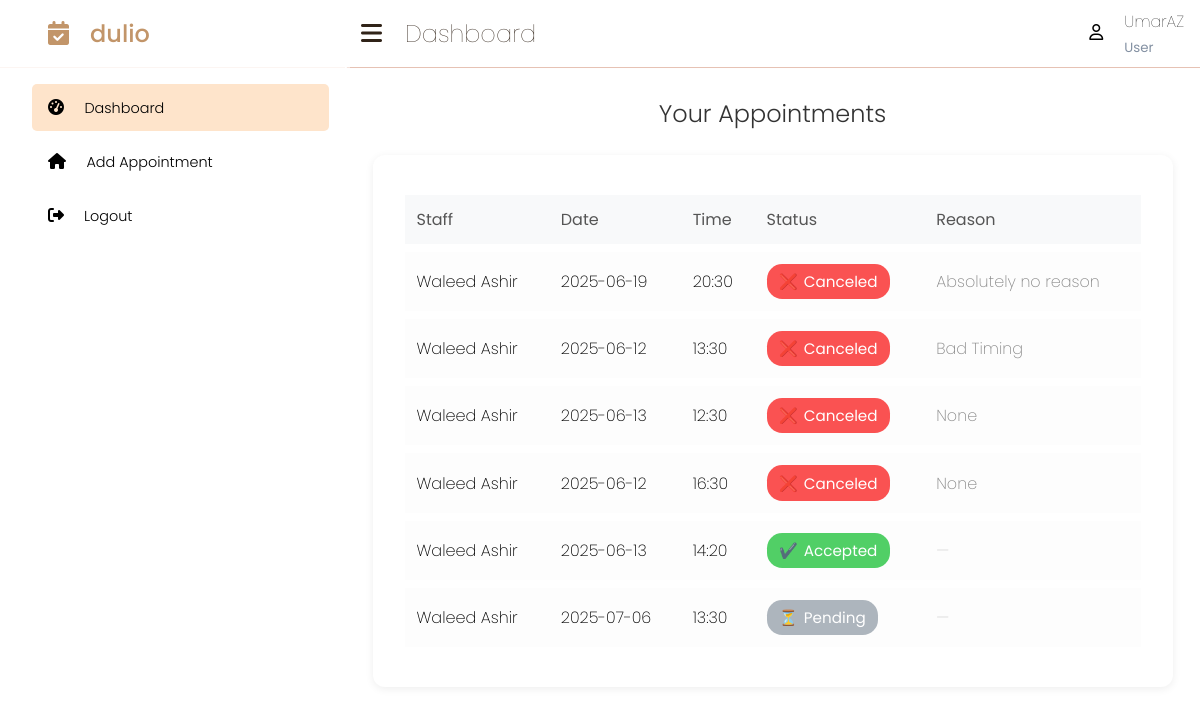
/client_dashboard (signed in), run on an earlier commit of the app's database.
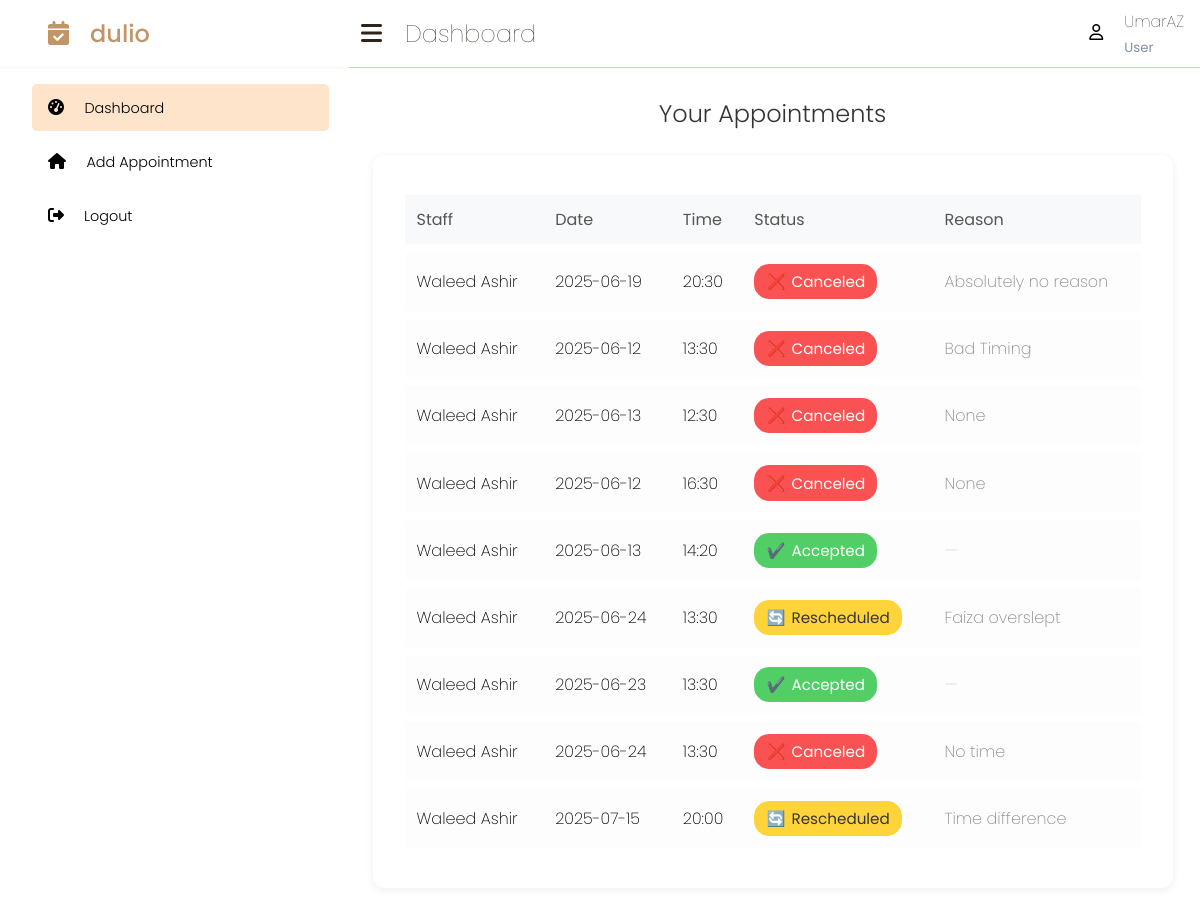
And on a later commit of the database.
### app/models.py (models this page shows, shortened)
class User(db.Model, UserMixin):
    id = db.Column(db.Integer, primary_key=True)
    username = db.Column(db.String(100), unique=True, nullable=False)
    password = db.Column(db.String(100))
    role = db.Column(db.String(10), nullable=False, default='pending')
    google_id = db.Column(db.String(100), unique=True)
    name = db.Column(db.String(100), unique=True)

class Appointment(db.Model):
    id = db.Column(db.Integer, primary_key=True)
    client_id = db.Column(db.Integer, db.ForeignKey('user.id'), nullable=False)
    client_name = db.Column(db.String(100), nullable=False)
    client_mail = db.Column(db.String(100), nullable=False)
    appointment_date = db.Column(db.String(10), nullable=False)
    appointment_time = db.Column(db.String(5), nullable=False)
    person_name = db.Column(db.String(100), nullable=False)
    status = db.Column(db.String(20), default='pending')  # 'pending', 'accepted', 'rescheduled', 'canceled'
    staff_reason = db.Column(db.String(255))  # Reason for reschedule/cancel

### app/routes.py (the view)
    @app.route('/client_dashboard')
    @login_required
    def client_dashboard():
        if current_user.role != 'client':
            return redirect(url_for('staff_dashboard'))
        appointments = Appointment.query.filter_by(client_id=current_user.id).all()
        client_username = current_user.username
        return render_template('client_dashboard.html', appointments=appointments, client_username=client_username)

### app/templates/client_dashboard.html (shortened to what this page needs)
{% extends 'client_base.html' %}
{% block content %}
<div class="appointments-container">
    <h2 class="appointments-title">Your Appointments</h2>
    <div class="card appointments-card">
        <div class="appointments-table-wrapper">
            <table class="appointments-table">
                <thead>
                    <tr>
                        <th>Staff</th>
                        <th>Date</th>
                        <th>Time</th>
                        <th>Status</th>
                        <th>Reason</th>
                    </tr>
                </thead>
                <tbody>
                {% for appointment in appointments %}
                    <tr>
                        <td>{{ appointment.person_name }}</td>
                        <td>{{ appointment.appointment_date }}</td>
                        <td>{{ appointment.appointment_time }}</td>
                        <td>
                            {% if appointment.status == 'pending' %}
                                <span class="badge badge-secondary">
                                    <span class="badge-icon">⏳</span>Pending
                                </span>
                            {% elif appointment.status == 'accepted' %}
                                <span class="badge badge-success">
                                    <span class="badge-icon">✔️</span>Accepted
                                </span>
                            {% elif appointment.status == 'rescheduled' %}
                                <span class="badge badge-warning">
                                    <span class="badge-icon">🔄</span>Rescheduled
                                </span>
                            {% elif appointment.status == 'canceled' %}
                                <span class="badge badge-danger">
                                    <span class="badge-icon">❌</span>Canceled
                                </span>
                            {% endif %}
                        </td>
                        <td class="appointments-reason">
                            {% if appointment.status in ['rescheduled', 'canceled'] %}
                                {{ appointment.staff_reason }}
                            {% else %}
                                <span class="appointments-reason-empty">—</span>
                            {% endif %}
                        </td>
                    </tr>
                {% endfor %}
                </tbody>
            </table>
        </div>
    </div>
</div>
{% endblock %}

### app/templates/client_base.html (shortened to what this page needs)
<!DOCTYPE html>
<html lang="en">
<head>
    <link rel="stylesheet" href="https://cdnjs.cloudflare.com/ajax/libs/font-awesome/6.7.2/css/all.min.css" />
    <link rel="stylesheet" href="{{ url_for('static', filename='css/style.css') }}">
    <link rel="stylesheet" href="{{ url_for('static', filename='css/styling.css') }}">
</head>
<body>
    <section class="sidebar">
        <div class="sidebar-brand">
            <h2>
                <span><i class="fas fa-calendar-check"></i></span>
                <span>dulio</span>
            </h2>
        </div>
        <div class="sidebar-menu">
            {% block active %}
            <ul>
                <li>
                    <a href="{{ url_for('client_dashboard')}}" class="active" data-content="dashboard">
                        <span><i class="fas fa-tachometer-alt"></i> </span>
                        <span>Dashboard</span>
                    </a>
                </li>
                <li>
                    <a href="{{ url_for('add_appointment') }}" class="nav-link" data-content="clients">
                        <span><i class="fas fa-home"></i> </span>
                        <span>Add Appointment</span>
                    </a>
                </li>
                <li>
                    <a href="{{ url_for('logout') }}">
                        <span><i class="fas fa-sign-out-alt"></i></span>
                        <span>Logout</span>
                    </a>
                </li>
            </ul>
            {% endblock active %}
        </div>
    </section>
    <div class="main-content">
            <header>
                <div class="header-title">
                    <h2>
                        <label for="nav-toggle">
                            <i class="fas fa-bars"></i>
                        </label>
                        Dashboard
                    </h2>
                </div>
                <div class="user-wrapper">
                    <i class="fas fa-user"></i>
                    <div>
                        <h4>{{ client_username }}</h4>
                        <small>User</small>
                    </div>
                </div>
            </header>
{% block content %}
{% endblock content %}
</body>
</html>

### app/static/css/style.css (style rules this page uses)
:root { --main-color: rgb(0, 0, 0); --color-dark: #1d2231; --text-gray: #8390a2; --white: #000000; --sidebar-color: white; --sidebar-active: #ffebd9; --sidebar-active-hover: #e6c2b4; --border-color: #fcf5f2; --main-background: whitesmoke; --sidebar-width: 345px; --sidebar-width-check: 100px; --box-shadow: 2px .5px 1px #e6c2b4; }
* { padding: 0; margin: 0; box-sizing: border-box; list-style: none; text-decoration: none; }
body { font-family: Poppins, sans-serif; }
.sidebar { width: var(--sidebar-width); position: fixed; top: 0; left: 0; height: 100vh; background: var(--sidebar-color); z-index: 100; white-space:nowrap; transition: width 300ms; }
.sidebar-brand { color:rgb(194, 149, 105); padding: 1rem 0rem 1rem 2rem; border-bottom: 1px solid var(--border-color); }
.sidebar-brand span:first-child { padding-left: 1rem; }
.sidebar-brand span { display: inline-block; padding-right: 1rem; font-weight:500; }
.sidebar-menu { margin-top: 1rem; }
.sidebar-menu li { width: 100%; margin-bottom: 0.4rem; padding-left: 2rem; padding-right: 1rem; }
.sidebar-menu a { display: block; font-size: 0.9rem; font-weight: 300; padding: 0.7rem 0; border-radius: 5px; color:rgb(0, 0, 0); transition: background-color 300ms ease; }
.sidebar-menu a.active { background: #fee4cb; color: black; }
.sidebar-menu a span:first-child { font-size: 1rem; padding: 0rem 1rem; }
.main-content { margin-left: var(--sidebar-width); transition: margin-left 300ms; }
header { background:white; display: flex; justify-content: space-between; padding: 1rem 1rem; box-shadow: var(--box-shadow); position: fixed; left: var(--sidebar-width); width: calc(100% - var(--sidebar-width)); top: 0; height:67px; z-index: 100; transition: left 300ms; bottom: #e6c2b4; color: black; }
header h2 { color: #302318; font-weight:100; }
header h2 label { cursor: pointer; }
header h2 i { font-weight:500; font-size: 1.5rem; padding-right: 1rem; }
.user-wrapper { display: flex; align-items: center; position:relative; }
.user-wrapper h4 { font-weight:100; }
.user-wrapper i { font-weight: 100; width: 35px; height: 20px; border-radius: 50%; margin-left:2px }
.user-wrapper small { display: inline-block; color: var(--text-gray); }
.appointments-container { max-width: 800px; margin: 2rem auto; font-family: Poppins, "Sans-serif"; }
.appointments-title { text-align: center; margin-top: 6rem; margin-bottom: 1.5rem; font-weight: 300; color: #333; }
.appointments-card { box-shadow: 0 2px 8px rgba(0,0,0,0.07); border-radius: 12px; padding: 2rem; background: #fff; }
.appointments-table-wrapper { width: 100%; overflow-x: auto; }
.appointments-table { width: 100%; border-collapse: separate; border-spacing: 0 0.5rem; min-width: 600px; }
.appointments-table thead tr { background: #f8f9fa; }
.appointments-table th { padding: 0.75rem; text-align: left; color: #555; font-weight: 400; background: #f8f9fa; }
.appointments-table tbody tr { background: #fdfdfd; border-radius: 8px; }
.appointments-table td { padding: 0.75rem; font-weight: 200; vertical-align: middle; }
.appointments-table td.appointments-reason { color: #888; }
.appointments-reason-empty { color: #ccc; }
.badge { display: inline-block; padding: 0.4em 0.8em; border-radius: 1em; font-size: 0.95em; font-weight: 400; vertical-align: middle; }
.badge-icon { margin-right: 0.4em; }
.badge-success { background: #51cf66; color: #fff; }
.badge-warning { background: #ffd43b; color: #333; }
.badge-danger { background: #fa5252; color: #fff; }

### app/static/css/styling.css (style rules this page uses)
html, body { font-family: Poppins, "DM Sans", sans-serif; background-color: white; }
:root { --main-accent: black; --main-light: #fff; }

What changed in the data, as far as the page shows it:
changed Appointment: appointment_date "2025-07-06" → "2025-06-24"; staff_reason (not shown) → "Faiza overslept"; status "⏳ Pending" → "🔄 Rescheduled"
added Appointment: person_name "Waleed Ashir", appointment_date "2025-06-23", appointment_time "13:30", status "Accepted"
added Appointment: person_name "Waleed Ashir", appointment_date "2025-06-24", appointment_time "13:30", status "Canceled", staff_reason "No time"
added Appointment: person_name "Waleed Ashir", appointment_date "2025-07-15", appointment_time "20:00", status "Rescheduled", staff_reason "Time difference"
